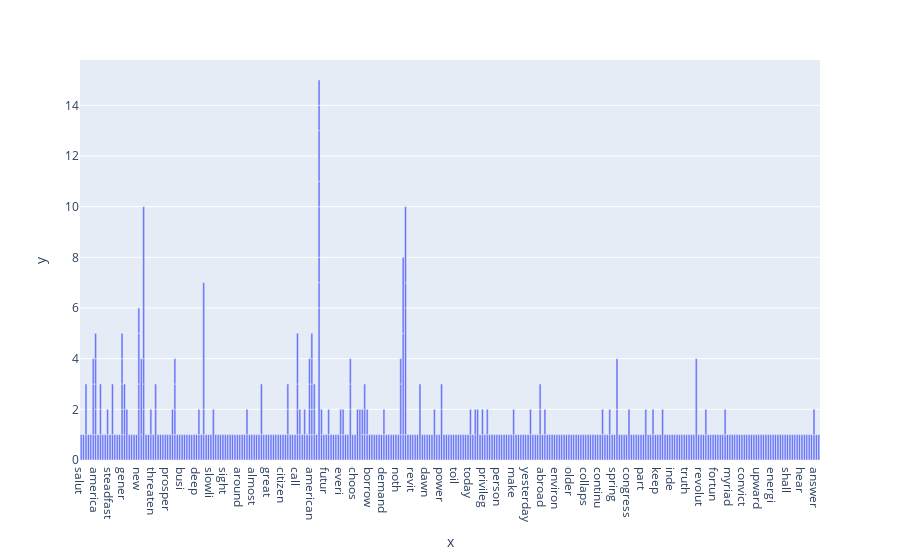

The notebook cell saved with this chart:
### Code cell
display_Frequencies(Clinton_Speech_BOW)

### Figure 1 — Plotly figure (JSON) as saved in the notebook; plotly's stock layout.template omitted (floating-point values rounded to 4 significant figures; data arrays with more than 128 entries replaced by an {"elided": "..."} marker saying what was removed)
{"data": [{"hovertemplate": "x=%{x}<br>y=%{y}<extra></extra>", "legendgroup": "", "marker": {"color": "#636efa", "pattern": {"shape": ""}}, "name": "", "orientation": "v", "showlegend": false, "textposition": "auto", "type": "bar", "x": {"elided": "401 str values"}, "xaxis": "x", "y": {"elided": "401 int values"}, "yaxis": "y"}], "layout": {"barmode": "relative", "legend": {"tracegroupgap": 0}, "margin": {"t": 60}, "xaxis": {"anchor": "y", "domain": [0, 1], "title": {"text": "x"}}, "yaxis": {"anchor": "x", "domain": [0, 1], "title": {"text": "y"}}}}
